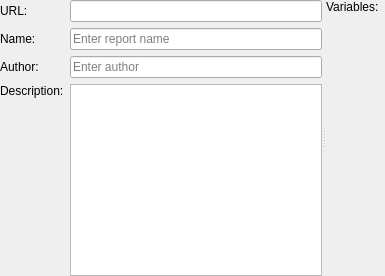
    <widget class="QSplitter" name="splitter">
     <property name="orientation">
      <enum>Qt::Horizontal</enum>
     </property>
     <widget class="QWidget" name="layoutWidget">
      <layout class="QGridLayout" name="gridLayout">
       <item row="0" column="0">
        <widget class="QLabel" name="label_7">
         <property name="text">
          <string>URL:</string>
         </property>
        </widget>
       </item>
       <item row="0" column="1">
        <widget class="QLineEdit" name="url">
         <property name="sizePolicy">
          <sizepolicy hsizetype="Expanding" vsizetype="Fixed">
           <horstretch>0</horstretch>
           <verstretch>0</verstretch>
          </sizepolicy>
         </property>
         <property name="readOnly">
          <bool>true</bool>
         </property>
        </widget>
       </item>
       <item row="1" column="1">
        <widget class="QLineEdit" name="reportName">
         <property name="sizePolicy">
          <sizepolicy hsizetype="MinimumExpanding" vsizetype="Fixed">
           <horstretch>0</horstretch>
           <verstretch>0</verstretch>
          </sizepolicy>
         </property>
         <property name="placeholderText">
          <string>Enter report name</string>
         </property>
        </widget>
       </item>
       <item row="2" column="0">
        <widget class="QLabel" name="label_2">
         <property name="text">
          <string>Author:</string>
         </property>
         <property name="alignment">
          <set>Qt::AlignLeading|Qt::AlignLeft|Qt::AlignVCenter</set>
         </property>
        </widget>
       </item>
       <item row="2" column="1">
        <widget class="QLineEdit" name="author">
         <property name="sizePolicy">
          <sizepolicy hsizetype="MinimumExpanding" vsizetype="Fixed">
           <horstretch>0</horstretch>
           <verstretch>0</verstretch>
          </sizepolicy>
         </property>
         <property name="placeholderText">
          <string>Enter author</string>
         </property>
        </widget>
       </item>
       <item row="3" column="0">
        <widget class="QLabel" name="label_3">
         <property name="text">
          <string>Description:</string>
         </property>
         <property name="alignment">
          <set>Qt::AlignLeading|Qt::AlignLeft|Qt::AlignTop</set>
         </property>
        </widget>
       </item>
       <item row="3" column="1">
        <widget class="QTextEdit" name="description">
         <property name="sizePolicy">
          <sizepolicy hsizetype="Expanding" vsizetype="Minimum">
           <horstretch>0</horstretch>
           <verstretch>0</verstretch>
          </sizepolicy>
         </property>
        </widget>
       </item>
       <item row="1" column="0">
        <widget class="QLabel" name="label">
         <property name="text">
          <string>Name:</string>
         </property>
        </widget>
       </item>
      </layout>
     </widget>
     <widget class="QWidget" name="layoutWidget">
      <layout class="QGridLayout" name="gridLayout_10">
       <item row="0" column="0">
        <widget class="QLabel" name="label_5">
         <property name="sizePolicy">
          <sizepolicy hsizetype="Maximum" vsizetype="Preferred">
           <horstretch>0</horstretch>
           <verstretch>0</verstretch>
          </sizepolicy>
         </property>
         <property name="text">
          <string>Variables:</string>
         </property>
        </widget>
       </item>
       <item row="1" column="0">
        <spacer name="verticalSpacer">
         <property name="orientation">
          <enum>Qt::Vertical</enum>
         </property>
         <property name="sizeType">
          <enum>QSizePolicy::MinimumExpanding</enum>
         </property>
         <property name="sizeHint" stdset="0">
          <size>
           <width>20</width>
           <height>40</height>
          </size>
         </property>
        </spacer>
       </item>
       <item row="0" column="1" rowspan="2">
        <widget class="ParametersWidget" name="variables" native="true"/>
       </item>
      </layout>
     </widget>
    </widget>
